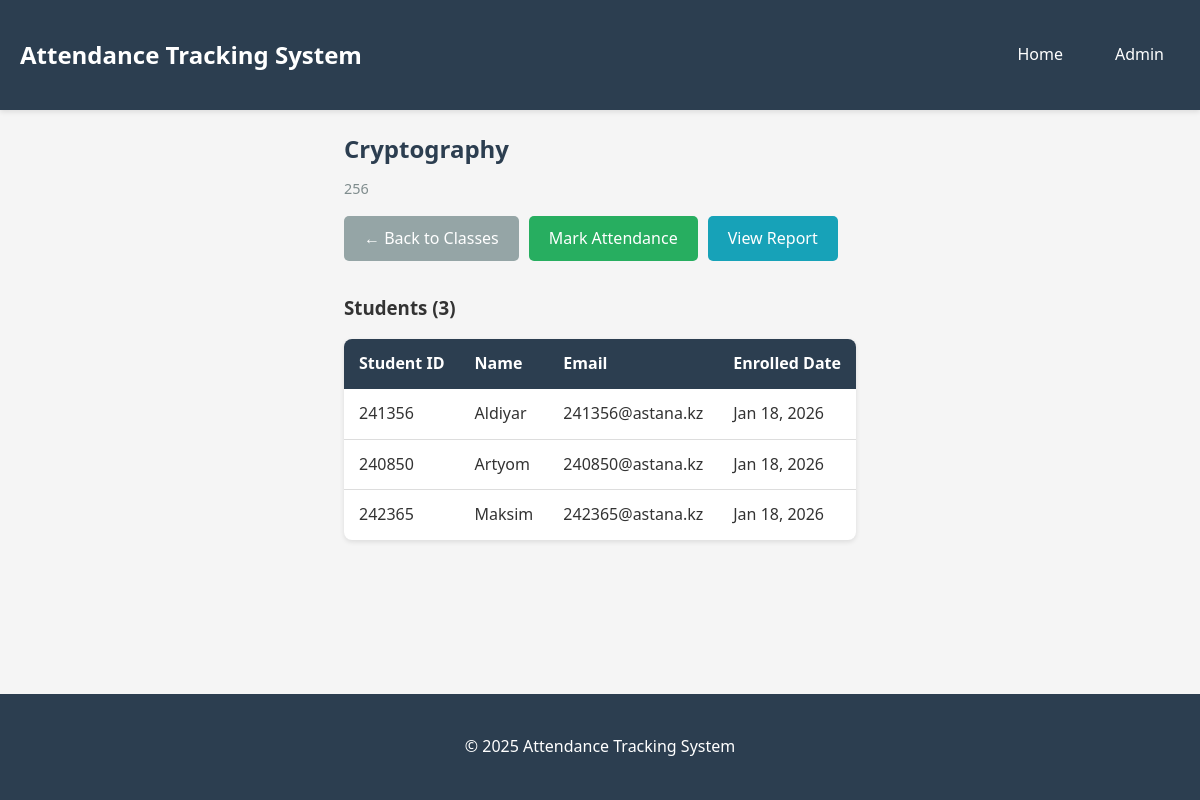
The app's page /class/1/ with its own data.
### attendance/models.py (models this page shows, shortened)
class Class(models.Model):
    name = models.CharField(max_length=100)
    code = models.CharField(max_length=20, unique=True)
    description = models.TextField(blank=True)
    created_at = models.DateTimeField(auto_now_add=True)
    class Meta:
        verbose_name_plural = "Classes"
        ordering = ['name']

class Student(models.Model):
    name = models.CharField(max_length=100)
    student_id = models.CharField(max_length=20, unique=True)
    email = models.EmailField(blank=True)
    class_enrolled = models.ForeignKey(Class, on_delete=models.CASCADE, related_name='students')
    created_at = models.DateTimeField(auto_now_add=True)
    class Meta:
        ordering = ['name']

### attendance/views.py (the view)
# urls.py: path('class/<int:class_id>/', views.class_students, name='class_students'),
def class_students(request, class_id):
    class_obj = get_object_or_404(Class, id=class_id)
    students = class_obj.students.all()
    return render(request, 'attendance/class_students.html', {
        'class_obj': class_obj,
        'students': students
    })

### templates/attendance/class_students.html (shortened to what this page needs)
{% extends 'base.html' %}
{% block content %}
<div class="page-header">
    <h2>{{ class_obj.name }}</h2>
    <p class="class-code">{{ class_obj.code }}</p>
    <div class="header-actions">
        <a href="{% url 'home' %}" class="btn btn-secondary">← Back to Classes</a>
        <a href="{% url 'mark_attendance' class_obj.id %}" class="btn btn-success">Mark Attendance</a>
        <a href="{% url 'attendance_report' class_obj.id %}" class="btn btn-info">View Report</a>
    </div>
</div>
{% if students %}
    <div class="students-list">
        <h3>Students ({{ students.count }})</h3>
        <table class="data-table">
            <thead>
                <tr>
                    <th>Student ID</th>
                    <th>Name</th>
                    <th>Email</th>
                    <th>Enrolled Date</th>
                </tr>
            </thead>
            <tbody>
                {% for student in students %}
                    <tr>
                        <td>{{ student.student_id }}</td>
                        <td>{{ student.name }}</td>
                        <td>{{ student.email|default:"—" }}</td>
                        <td>{{ student.created_at|date:"M d, Y" }}</td>
                    </tr>
                {% endfor %}
            </tbody>
        </table>
    </div>
{% else %}
    <div class="empty-state">
        <p>No students found in this class. Add students through the <a href="/admin/">Admin Panel</a>.</p>
    </div>
{% endif %}
{% endblock %}

### static/css/style.css (style rules this page uses)
* { margin: 0; padding: 0; box-sizing: border-box; }
body { font-family: 'Segoe UI', Tahoma, Geneva, Verdana, sans-serif; line-height: 1.6; color: #333; background-color: #f5f5f5; min-height: 100vh; display: flex; flex-direction: column; }
.page-header { margin-bottom: 2rem; }
.page-header h2 { color: #2c3e50; margin-bottom: 0.5rem; }
.page-header .class-code { color: #7f8c8d; font-size: 0.9rem; }
.header-actions { margin-top: 1rem; display: flex; gap: 10px; flex-wrap: wrap; }
.btn { display: inline-block; padding: 10px 20px; text-decoration: none; border-radius: 5px; border: none; cursor: pointer; font-size: 1rem; transition: all 0.3s; }
.btn-success { background-color: #27ae60; color: white; }
.btn-secondary { background-color: #95a5a6; color: white; }
.btn-info { background-color: #17a2b8; color: white; }
.class-code { color: #7f8c8d; font-size: 0.9rem; margin-bottom: 10px; }
.data-table { width: 100%; border-collapse: collapse; background: white; border-radius: 8px; overflow: hidden; box-shadow: 0 2px 5px rgba(0,0,0,0.1); margin-top: 1rem; }
.data-table thead { background-color: #2c3e50; color: white; }
.data-table th, .data-table td { padding: 12px 15px; text-align: left; }
.data-table tbody tr { border-bottom: 1px solid #ddd; }
.data-table tbody tr:last-child { border-bottom: none; }

### records on screen
Class: name "Cryptography", code "256"
Student: student_id "241356", name "Aldiyar", email "241356@astana.kz", created_at "Jan 18, 2026"
Student: student_id "240850", name "Artyom", email "240850@astana.kz", created_at "Jan 18, 2026"
Student: student_id "242365", name "Maksim", email "242365@astana.kz", created_at "Jan 18, 2026"

### other values on screen
{{ students.count }} "3"
